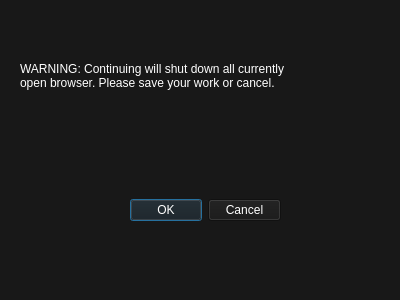
<?xml version="1.0" encoding="UTF-8"?>
<ui version="4.0">
 <class>Form</class>
 <widget class="QWidget" name="Form">
  <property name="geometry">
   <rect>
    <x>0</x>
    <y>0</y>
    <width>400</width>
    <height>300</height>
   </rect>
  </property>
  <property name="windowTitle">
   <string>Form</string>
  </property>
  <property name="styleSheet">
   <string notr="true">background-color:rgb(24,24,24);</string>
  </property>
  <widget class="QDialogButtonBox" name="btn_alert">
   <property name="geometry">
    <rect>
     <x>130</x>
     <y>160</y>
     <width>151</width>
     <height>101</height>
    </rect>
   </property>
   <property name="styleSheet">
    <string notr="true">color: white;
</string>
   </property>
   <property name="standardButtons">
    <set>QDialogButtonBox::Cancel|QDialogButtonBox::Ok</set>
   </property>
  </widget>
  <widget class="QLabel" name="label">
   <property name="geometry">
    <rect>
     <x>20</x>
     <y>10</y>
     <width>361</width>
     <height>131</height>
    </rect>
   </property>
   <property name="styleSheet">
    <string notr="true">color: white;
font: 75 12pt &quot;MS Shell Dlg 2&quot;;
</string>
   </property>
   <property name="text">
    <string>WARNING: Continuing will shut down all currently 
open browser. Please save your work or cancel.</string>
   </property>
  </widget>
 </widget>
 <resources/>
 <connections/>
</ui>
